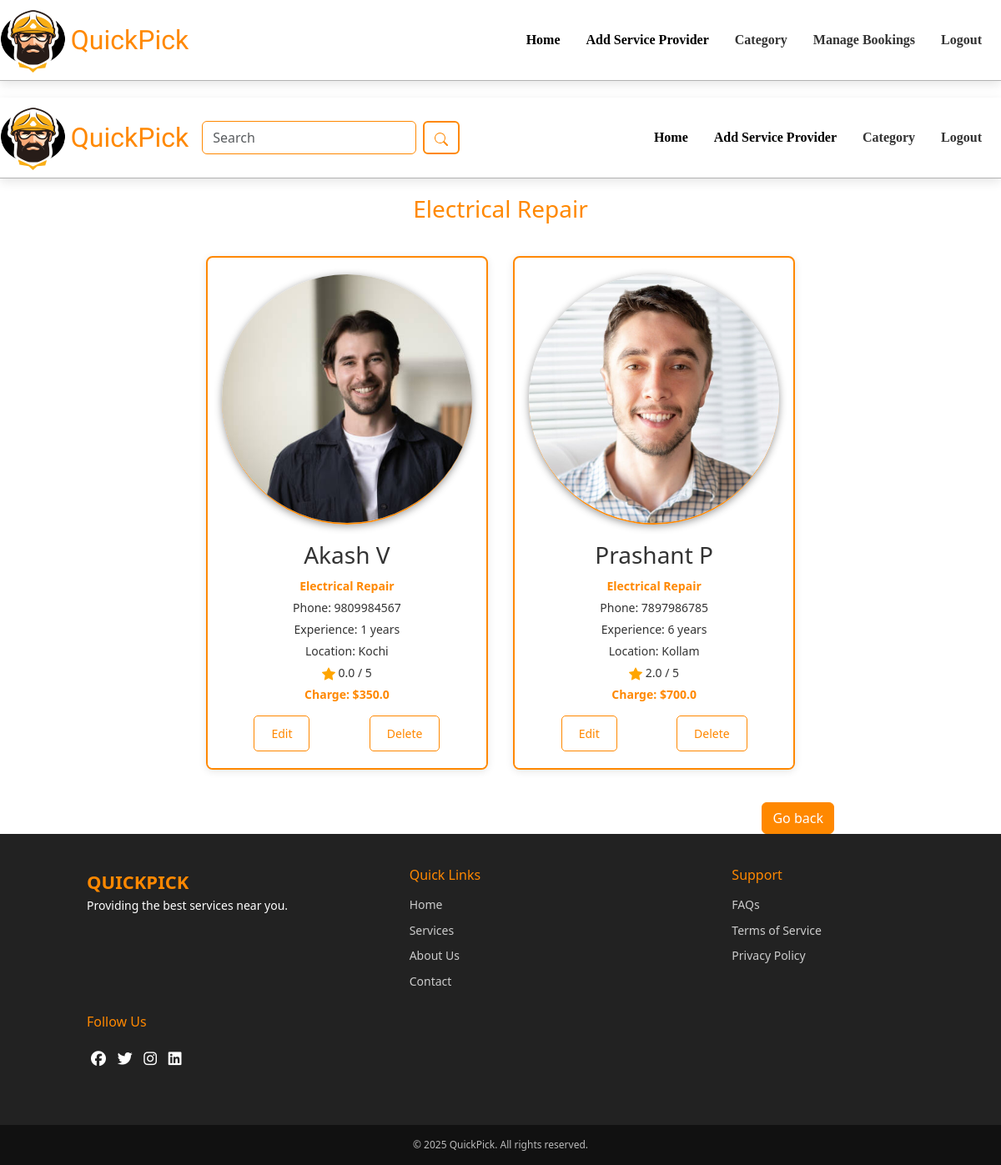
/view_service/2/, run on the app's committed database.
### app/models.py (models this page shows, shortened)
class Category(models.Model):
    category = models.TextField()
    img = models.FileField()

class ServiceProvider(models.Model):
    category = models.ForeignKey(Category, on_delete=models.CASCADE)
    profile = models.FileField()
    name = models.TextField()
    phone = models.IntegerField(unique=True)
    experience = models.IntegerField()
    availability = models.BooleanField(default=True)
    rating = models.FloatField(default=0.0)
    location = models.TextField()
    des = models.TextField()
    charge = models.FloatField()
    working_hours = models.TextField()

### app/views.py (the view)
# urls.py: path('view_service/<cid>/', views.view_service),
def view_service(request, cid):
    category = Category.objects.get(id=cid)
    service_providers = ServiceProvider.objects.filter(category=category)
    return render(request, 'admin/view_products.html', {
        'category': category,
        'service_providers': service_providers,
    })

### templates/admin/view_products.html (shortened to what this page needs)
<!DOCTYPE html>
<html lang="en">
<head>
    {% load static %}
    <link rel="stylesheet" href="{% static 'css/home_style.css' %}">
    <link rel="stylesheet" href="{% static 'css/footer.css' %}">
    <link href="https://cdn.jsdelivr.net/npm/bootstrap@5.3.3/dist/css/bootstrap.min.css" rel="stylesheet">
    <link rel="stylesheet" href="https://cdnjs.cloudflare.com/ajax/libs/font-awesome/6.5.1/css/all.min.css">
</head>
<body>
    <nav class="navbar navbar-expand-lg">
        <a href="../../admin_home">
            <img src="../../static/logo.png" alt="logo" width="80" height="80">
            <a class="navbar-brand" href="#">QuickPick</a>
            </a>
        <div class="collapse navbar-collapse" id="navbarNav">
          <ul class="navbar-nav ms-auto">
            <li class="nav-item">
              <a class="nav-link active" href="../../admin_home">Home</a>
            </li>
            <li class="nav-item">
              <a class="nav-link active" href="add_pro">Add Service Provider</a>
            </li>
            <li class="nav-item">
              <a class="nav-link" href="view_category">Category</a>
            </li>
            <li class="nav-item">
              <a class="nav-link" href="admin_bookings">Manage Bookings</a>
            </li>
            <li class="nav-item">
              <a class="nav-link" href="logout">Logout</a>
            </li>
          </ul>
        </div>
      </nav>
    <nav class="navbar navbar-expand-lg">
        <img src="../../static/logo.png" alt="logo" width="80" height="80">
        <a class="navbar-brand" href="#">QuickPick</a>
        <div class="collapse navbar-collapse" id="navbarNav">
            <form class="d-flex ">
                <input class="form-control me-2" style="border-color: #ff8800;" type="search" placeholder="Search"
                    aria-label="Search">
                <button class="btn btn-outline-success" type="submit"><svg xmlns="http://www.w3.org/2000/svg" width="16"
                        height="16" fill="currentColor" class="bi bi-search" viewBox="0 0 16 16">
                        <path
                            d="M11.742 10.344a6.5 6.5 0 1 0-1.397 1.398h-.001q.044.06.098.115l3.85 3.85a1 1 0 0 0 1.415-1.414l-3.85-3.85a1 1 0 0 0-.115-.1zM12 6.5a5.5 5.5 0 1 1-11 0 5.5 5.5 0 0 1 11 0" />
                    </svg></button>
            </form>
            <ul class="navbar-nav ms-auto">
                <li class="nav-item">
                    <a class="nav-link active" href="#">Home</a>
                </li>
                <li class="nav-item">
                    <a class="nav-link active" href="../../add_pro">Add Service Provider</a>
                </li>
                <li class="nav-item">
                    <a class="nav-link" href="../../view_category">Category</a>
                </li>
                <li class="nav-item">
                    <a class="nav-link" href="../../logout">Logout</a>
                </li>
            </ul>
        </div>
    </nav>
    <h3 class="text-center mb-4" style="color: #ff8800;">{{ category.category }}</h3>
    <div class="container">
        {% if service_providers %}
        {% for provider in service_providers %}
        <div class="provider-card">
            <img src="{{ provider.profile.url }}" alt="{{ provider.name }}">
            <div class="provider-card-content">
                <h3>{{ provider.name }}</h3>
                <p class="category">{{ provider.category.category }}</p>
                <p>Phone: {{ provider.phone }}</p>
                <p>Experience: {{ provider.experience }} years</p>
                <p>Location: {{ provider.location }}</p>
                <p> {{ provider.rating }} / 5</p>
                <p class="charge">Charge: ${{ provider.charge }}</p>
                <div class="btn-container">
                    <a href="../../edit_pro/{{provider.id}}" class="btn">Edit</a>
                    <a href="../../delete_pro/{{provider.id}}" class="btn">Delete</a>
                </div>
            </div>
        </div>
        {% endfor %}
        {% else %}
        <p style="text-align: center; width: 100%; font-size: 18px;">No providers available at the moment.</p>
        {% endif %}
    </div>
    <div class="mt-4">
        <a href="../../view_category" class="btn btn-danger">Go back</a>
    </div>
    <footer class="footer">
        <div class="footer-section">
            <div class="footer-logo">QuickPick</div>
            <p>Providing the best services near you.</p>
        </div>
        <div class="footer-section footer-links">
            <h4>Quick Links</h4>
            <a href="#">Home</a>
            <a href="#">Services</a>
            <a href="#">About Us</a>
            <a href="#">Contact</a>
        </div>
        <div class="footer-section footer-links">
            <h4>Support</h4>
            <a href="#">FAQs</a>
            <a href="#">Terms of Service</a>
            <a href="#">Privacy Policy</a>
        </div>
        <div class="footer-section">
            <h4>Follow Us</h4>
            <div class="footer-social">
                <a href="#"><i class="fab fa-facebook"></i></a>
                <a href="#"><i class="fab fa-twitter"></i></a>
                <a href="#"><i class="fab fa-instagram"></i></a>
                <a href="#"><i class="fab fa-linkedin"></i></a>
            </div>
        </div>
    </footer>
    <div class="footer-bottom">
        &copy; 2025 QuickPick. All rights reserved.
    </div>
</body>
</html>

### static/css/home_style.css (style rules this page uses)
.navbar { background-color: #fff; box-shadow: 0 4px 12px rgba(0, 0, 0, 0.1); padding: 15px 20px; transition: all 0.3s ease; border-bottom: 1px solid rgba(0, 0, 0, 0.301); margin-bottom:20px; }
.navbar-brand { font-size: 2rem !important; font-family: "Sigmar", serif; font-weight: 400; font-style: normal; color: #ff8800 !important; transition: all 0.3s ease; margin-left: 0.4vw; }
.navbar-nav .nav-item .nav-link { font-size: 1rem; color: #333; margin-right: 15px; transition: all 0.3s ease; font-family: "Dancing Script", serif; font-optical-sizing: auto; font-weight: 700; font-style: normal; }
.form-control { border-radius: 8px; border: 1px solid #ccc; padding: 8px; transition: all 0.3s ease; }
.btn-outline-success { border: 2px solid #ff8800 !important; color: #ff8800 !important; transition: all 0.3s ease; }
.container { width: 90%; margin: 0 auto; display: flex; flex-wrap: wrap; justify-content: center; }
body { font-family: 'Arial', sans-serif; background-color: #f5f5f5; color: #333; margin: 0; padding: 0; }
.provider-card { background-color: #fff; box-shadow: 0 2px 10px rgba(0, 0, 0, 0.1); border-radius: 8px; overflow: hidden; margin: 15px; width: calc(33% - 30px); transition: transform 0.3s ease; text-align: center; border: 2px solid #ff8800; }
.provider-card img { width: 300px ; height: 300px; border-radius: 50% !important; object-fit: cover; border-bottom: 2px solid #ff8800; margin-top: 20px; box-shadow: 0 2px 10px rgba(0, 0, 0, 0.404); }
.provider-card-content { padding: 20px; background-color: #fff; color: #333; }
.provider-card-content h3 { color: #333; margin: 0 0 10px; }
.provider-card-content p { margin: 5px 0; font-size: 14px; }
.provider-card-content .category { font-weight: bold; color: #ff8800; }
.provider-card-content .charge { font-weight: bold; color: #ff8800; }
.provider-card-content .btn-container { display: flex; justify-content: space-around; margin-top: 15px; }
.provider-card-content .btn { padding: 10px 20px; margin: auto; border-radius: 5px; font-size: 14px; text-decoration: none; color:#ff8800; background-color: white; border-color:#ff8800; transition: background-color 0.3s ease; }
.btn-danger { background-color: #ff8800 !important; border-color: #ff8800 !important; border: none; padding: 10px 20px; color: #fff; font-weight: bold; text-decoration: none; border-radius: 5px; }
.mt-4 { text-align: right; margin-right: 200px; }

### static/css/footer.css (style rules this page uses)
.footer { background: #222; background-size:100%; color: white; padding: 40px 20px; font-size: 14px; line-height: 1.6; display: flex; flex-wrap: wrap; justify-content: space-between; align-items: flex-start; }
.footer-section { margin-left:7vw; flex: 1; min-width: 250px; margin-bottom: 20px; }
.footer-logo { font-size: 22px; font-weight: bold; color: #ff8800; text-transform: uppercase; }
.footer-section h4 { font-size: 16px; margin-bottom: 15px; color: #ff8800; }
.footer-links a { display: block; color: #ccc; text-decoration: none; margin-bottom: 8px; transition: color 0.3s; }
.footer-social a { display: inline-block; margin: 5px; color: white; font-size: 18px; transition: color 0.3s; }
.footer-bottom { text-align: center; padding: 15px; background: #111; font-size: 12px; color: #bbb; }

### data on the page
Category: category "Electrical Repair"
ServiceProvider: profile (picture), name "Akash V", category.category "Electrical Repair", phone "9809984567", experience "1", location "Kochi", rating "0.0", charge "350.0"
ServiceProvider: profile (picture), name "Prashant P", category.category "Electrical Repair", phone "7897986785", experience "6", location "Kollam", rating "2.0", charge "700.0"
